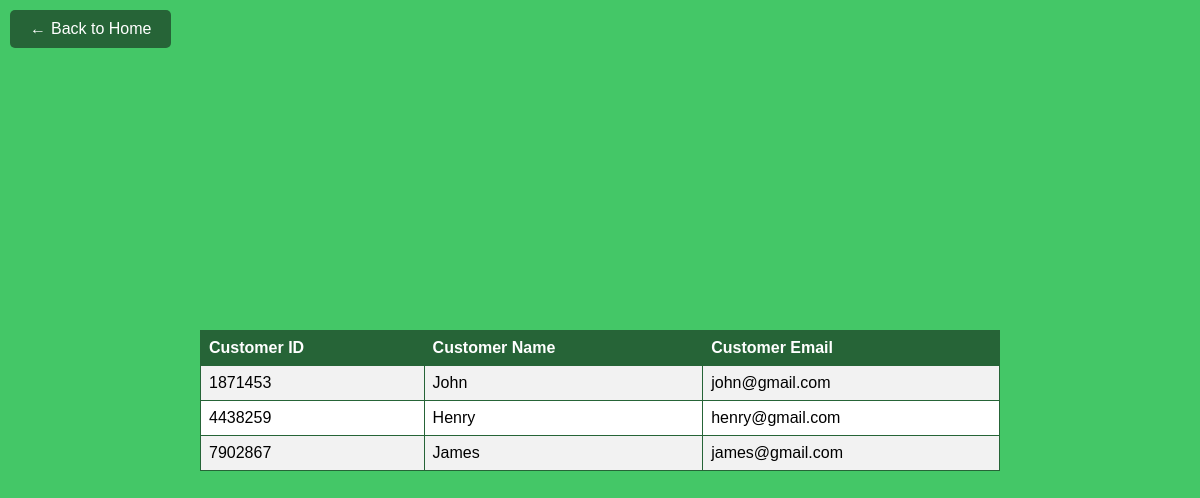
Page /Customers on the earlier database version.
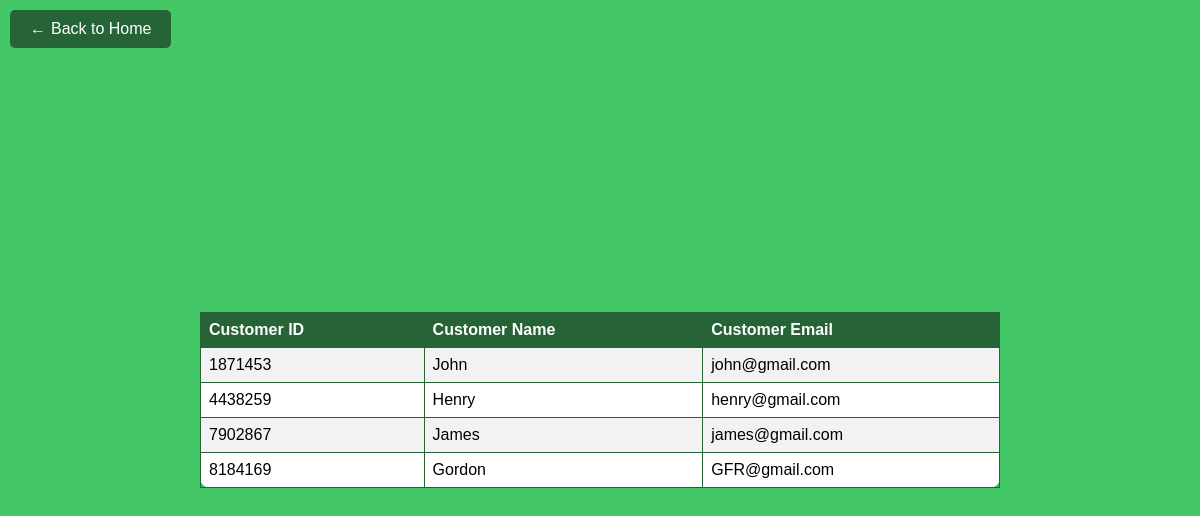
Same page on the later database version.
### tables this page shows
CREATE TABLE Customer (
        customerId INTEGER PRIMARY KEY,
        customerName TEXT,
        customerEmail TEXT
    );

### app.py (the view)
@app.route('/Customers')
def customers():
    connect = sqlite3.connect('data.db')
    cursor = connect.cursor()
    cursor.execute("SELECT * FROM Customer")
    data = cursor.fetchall()
    return render_template('Customers.html', data=data)

### templates/Customers.html (shortened to what this page needs)
<!DOCTYPE html>
<html>
<head>
</head>
<body>
    <div class="home-button">
        <a href="/home">
            <span class="back-icon">&#8592;</span> Back to Home
        </a>
    </div>
    <div class="table-container">
    <table>
        <tr>
            <th>Customer ID</th>
            <th>Customer Name</th>
            <th>Customer Email</th>
        </tr>
        {% for customer in data %}
            <tr>
                <td>{{ customer[0] }}</td>
                <td>{{ customer[1] }}</td>
                <td>{{ customer[2] }}</td>
            </tr>
        {% endfor %}
    </table>
</div>
</body>
</html>

Differences in the rows shown:
added Customer: customerId "8184169", customerName "Gordon", customerEmail "GFR@gmail.com"
